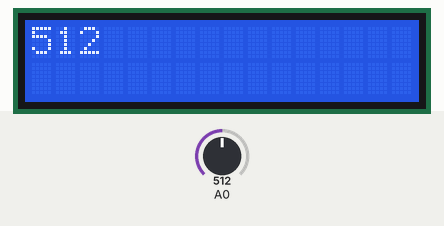
Recording of a sketch running on a simulated Arduino Uno, built with avr-gcc and run on an emulated ATmega328P. Parts: 16×2 character LCD. Inputs (shaded band) come from the test bench; at power-on: A0 = 512. What the sketch prints to the serial monitor is not drawn.

Above: at 1.2 s.
1.3 s: A0 set to 716
At 2.5 s:
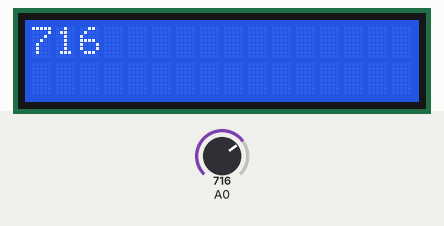
2.8 s: A0 set to 900
At 3.7 s:
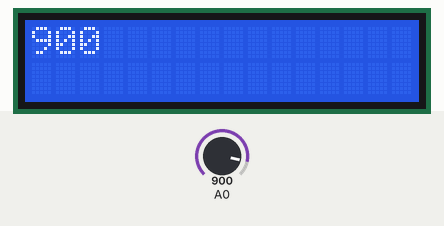
4.3 s: A0 set to 1023
At 4.9 s:
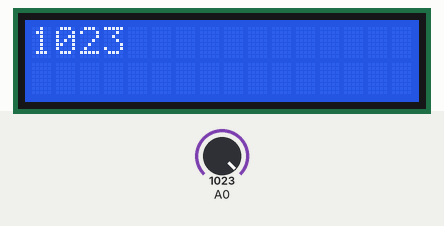
Timing chart, 0 to 7.3 s (numbered marks = the images above; inputs shaded):
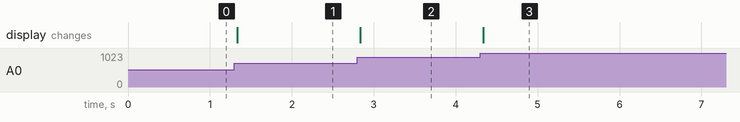

Measured:
- after the input at 1.3 s, the display: changes at once (image 1)
- after the input at 2.8 s, the display: changes at once (image 2)
- after the input at 4.3 s, the display: changes at once (image 3)

The sketch:

minisensor.ino
```cpp
#include <stdlib.h>
#include <LiquidCrystal_I2C.h>
LiquidCrystal_I2C lcd(0x27, 16, 2); // LCD의 address 주소 및 크기 입력

void setup() {
    Serial.begin(9600);
    lcd.init();
    lcd.backlight();
}

void loop() {
  int cds = analogRead(A0);
  Serial.println(cds);
  lcd.clear();
  lcd.setCursor(0, 0);
  lcd.print(cds);
  delay(10);
}
```
